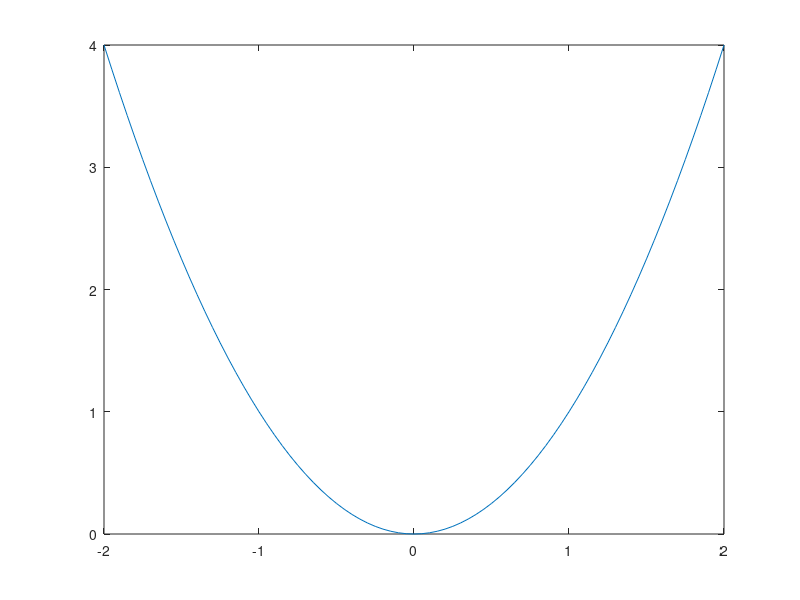

Recreate this plot in MATLAB. (Note: this script raises an error after producing the figure.)
x = [1 2 3];
y = [1 4 9];
fx = [1 0 0];
figure(1);
x_data=-2:0.05:2;
plot(x_data,polyval(fx,x_data));
figure(2);
plot(x_data,newton_poly(x_data,x,dif_div(x,y)));



